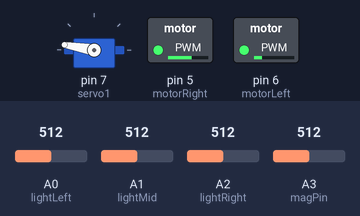
Recording of a sketch running on a simulated Arduino Uno, built with avr-gcc and run on an emulated ATmega328P. On the bench: servo, switched loads named in the sketch (green lamp = pin HIGH). The inputs (shaded band) are chosen by the test bench; at power-on: A2 (lightRight) = 512, A3 (magPin) = 512, A0 (lightLeft) = 512, A1 (lightMid) = 512.

Above: at 1.2 s.
1.3 s: A2 (lightRight) set to 530
At 2.1 s:
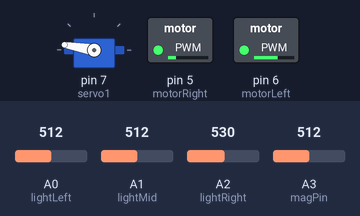
2.8 s: A3 (magPin) set to 888
4.3 s: A3 (magPin) set to 913
At 4.7 s:
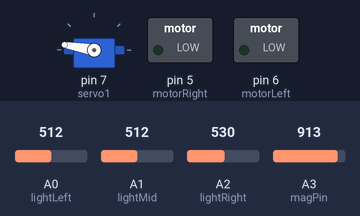
At 6.0 s:
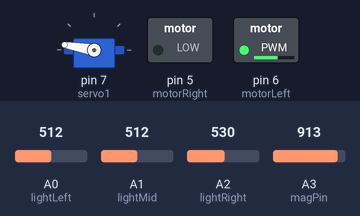
6.3 s: A2 (lightRight) set to 778
9.3 s: A2 (lightRight) set to 807
Timing chart, 0 to 12.3 s (numbered marks = the images above; inputs shaded):
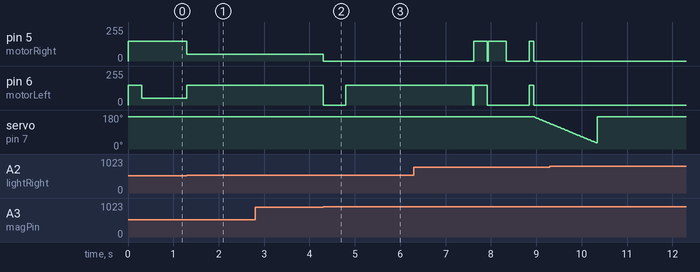

Measured:
- the behaviour switches between 512 and 513 on A2 (lightRight) (found by bisection; images 0 and 1)
- the behaviour switches between 900 and 901 on A3 (magPin) (found by bisection; images 1 and 2)
- after the input at 1.3 s, pin 5 (motorRight): 150/255 → 50/255 at once; pin 6 (motorLeft): 50/255 → 150/255 at once
- after the input at 2.8 s, every drawn part: stays the same
- after the input at 4.3 s, pin 5 (motorRight): 50/255 → 0/255 at once; pin 6 (motorLeft): 150/255 → 0/255 at once, → 150/255 0.50 s later

The sketch:

practice2.ino
```cpp
#include <Servo.h>

int lightLeft = 0;
int lightMid = 1;
int lightRight = 2;
const int motorLeft = 6;
const int motorRight = 5;
const int magPin = 3;
Servo servo1;
int positionx = 170;

void setup() {
  Serial.begin(9800); //for debugging
  pinMode(motorLeft, OUTPUT);
  pinMode(motorRight, OUTPUT);
  servo1.attach(7);
  servo1.write(positionx);
}

void loop() {
  int Speed1 = 150;
  int Speed2 = 150;
  int magFound = 0;
  int lightLevelMid = analogRead(lightMid);
  int lightLevelRight = analogRead(lightRight);
  int lightLevelLeft = analogRead(lightLeft) + 10;
  analogWrite(motorLeft, Speed1);
  analogWrite(motorRight, Speed1);
  delay(300);

while(magFound <= 900)  //Keeps followling light until it finds the magnet
{
  lightLevelMid = analogRead(lightMid);
  lightLevelRight = analogRead(lightRight) + 10;
  lightLevelLeft = analogRead(lightLeft) + 10;

  if (lightLevelMid > lightLevelRight && lightLevelMid > lightLevelLeft)
    {
      //Serial.println("Straight");
      analogWrite(motorLeft, Speed1);
      analogWrite(motorRight, Speed1);
    }
  else
    {
      if (lightLevelLeft < lightLevelRight)
      //Serial.println("Right");
      {
      analogWrite(motorLeft, Speed2);
      analogWrite(motorRight, 50);
      }

      else
      {
      //Serial.println("Left");
      analogWrite(motorRight, Speed2);
      analogWrite(motorLeft, 50);
      }
    }

  magFound = analogRead(magPin);
  //delay(10);
}

 analogWrite(motorRight, 0);  //pause
 analogWrite(motorLeft, 0);
 delay(500);

 //turn around
 analogWrite(motorLeft, Speed1);
 delay(2800);
 analogWrite(motorLeft, 0);
 delay(20);

 analogWrite(motorLeft, Speed1);
 analogWrite(motorRight, Speed1);
 delay(300);
 analogWrite(motorLeft, 0);
 analogWrite(motorRight, 0);
 delay(20);

 analogWrite(motorRight, Speed1);
 delay(400);

 analogWrite(motorRight, 0);  //pause
 analogWrite(motorLeft, 0);
 delay(500);

 do  //go back, follow until end of light
  {
    lightLevelMid = analogRead(lightMid);
    lightLevelRight = analogRead(lightRight) + 10;
    lightLevelLeft = analogRead(lightLeft) + 10;

    if (lightLevelMid > lightLevelRight && lightLevelMid > lightLevelLeft)
    {
      //Serial.println("Straight");
      analogWrite(motorLeft, Speed1);
      analogWrite(motorRight, Speed1);
    }
    else
    {
      if (lightLevelLeft < lightLevelRight)
      //Serial.println("Right");
      {
      analogWrite(motorLeft, Speed2);
      analogWrite(motorRight, 50);
      }

      else
      {
      //Serial.println("Left");
      analogWrite(motorRight, Speed2);
      analogWrite(motorLeft, 50);
      }
    }

  }while (lightLevelMid > 900 || lightLevelRight > 800 || lightLevelLeft > 800);

  analogWrite(motorRight, Speed1);
  analogWrite(motorLeft, Speed1);
  delay(100);
  analogWrite(motorRight, 0);
  analogWrite(motorLeft, 0);

   for(positionx = 170; positionx > 30; positionx -= 2) //spit out stick with magnet
  {
    servo1.write(positionx);
    delay(20);
  }

  servo1.write(170);

  delay(10000);

}
```
